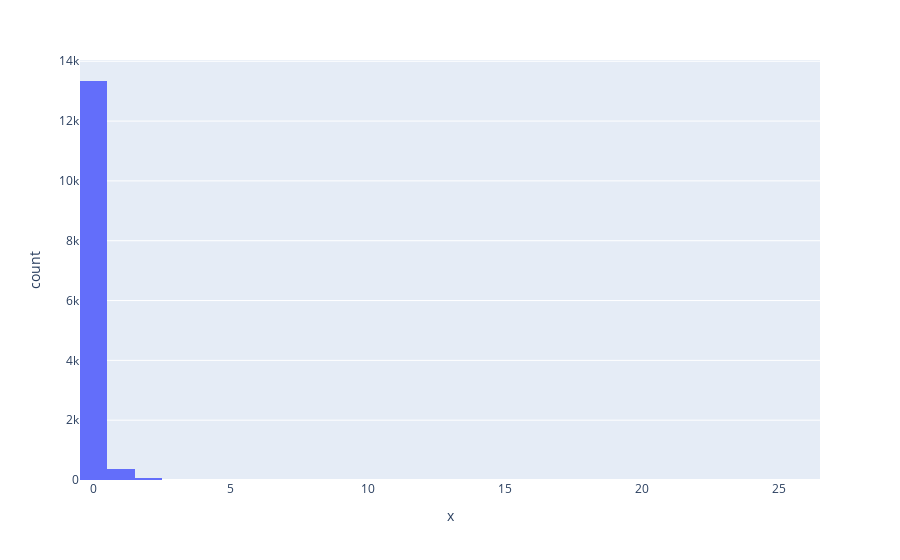

The cell this chart's notebook holds for it:
### Code cell
db = instance_mongodb_sei(project="mlts")
collection = db.grambow_green_calculation

num_imag_freqs = []

for doc in collection.find({'task_label': 'frequency calculation', 'tags.state': {'$ne': 'transition_state'}}):
    frequencies = doc['calcs_reversed'][0]['frequencies']
    _num_imag_freqs = len([freq for freq in frequencies if freq < 0])
    if _num_imag_freqs > 0:
        print(frequencies)
    num_imag_freqs.append(_num_imag_freqs)

fig = px.histogram(x=num_imag_freqs)
fig.show()

### Figure 1 — Plotly figure (JSON) as saved in the notebook; plotly's stock layout.template omitted (floating-point values rounded to 4 significant figures; data arrays with more than 128 entries replaced by an {"elided": "..."} marker saying what was removed)
{"data": [{"alignmentgroup": "True", "bingroup": "x", "hovertemplate": "x=%{x}<br>count=%{y}<extra></extra>", "legendgroup": "", "marker": {"color": "#636efa", "pattern": {"shape": ""}}, "name": "", "offsetgroup": "", "orientation": "v", "showlegend": false, "type": "histogram", "x": {"elided": "13771 int values"}, "xaxis": "x", "yaxis": "y"}], "layout": {"barmode": "relative", "legend": {"tracegroupgap": 0}, "margin": {"t": 60}, "xaxis": {"anchor": "y", "domain": [0, 1], "title": {"text": "x"}}, "yaxis": {"anchor": "x", "domain": [0, 1], "title": {"text": "count"}}}}
